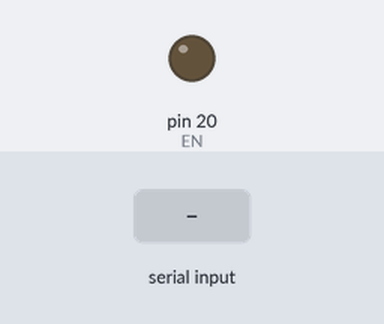
Bench run of a sketch on a simulated Arduino Mega 2560, built with avr-gcc and run on an emulated ATmega2560. Parts: output pins drawn as LEDs (lit = HIGH). Inputs (shaded band) come from the test bench. What the sketch prints to the serial monitor is not drawn.

Above: at 1.2 s.
1.3 s: byte 161 (0xA1) received over Serial
At 2.0 s:
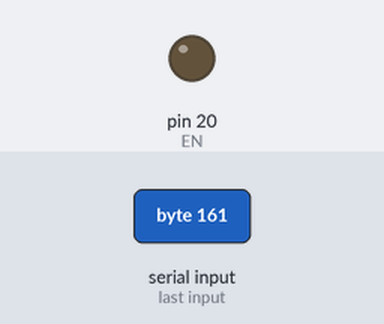
2.8 s: byte 177 (0xB1) received over Serial
At 3.2 s:
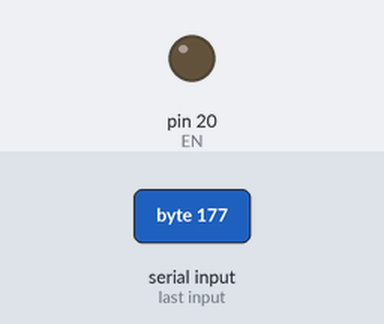
Timing chart, 0 to 5.8 s (numbered marks = the images above; inputs shaded):
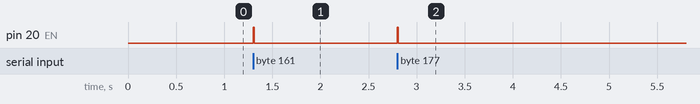

Measured:
- after the input at 1.3 s, pin 20 (EN): LOW → HIGH at once, → LOW 0.01 s later
- after the input at 2.8 s, pin 20 (EN): LOW → HIGH at once, → LOW 0.01 s later

The sketch:

lab_6_master.ino
```cpp
#define RX 19
#define TX 18
#define EN 20

const byte SLAVE1ADRESS = 0x9B;
const byte SLAVE2ADRESS = 0xA5;
byte CRC8LookUpTable[256];

byte getReversedByte(byte byteToReverse) {
   byte reversedByte = 0;
  for (int i = 0; i < 8; i++) {
    bitWrite(reversedByte, i, bitRead(byteToReverse, 7 - i));
  }
  return reversedByte;
}

void generateCRC8LookUpTable(byte crc8table[]) {
  const byte polynomial = 0x70;
  for (int divident = 0; divident < 256; divident++) {
    byte currByte = (byte) divident;
    for (byte bit = 0; bit < 8; bit++) {
      if ((currByte & 0x80) != 0) {
        currByte <<= 1;
        currByte ^= polynomial;
      } else {
        currByte <<= 1;
      }
    }
    crc8table[divident] = currByte;
  }
}

byte calculateCRC(byte bytes[], unsigned char bytesSize) {
  byte crc = 0x00;
  for (unsigned char i = 0; i < bytesSize; i++) {
    byte data = (byte)(bytes[i] ^ crc);
    crc = (byte)(CRC8LookUpTable[data]);
  }
  crc ^= 0x55;
  return crc;
}

bool isMessageDistorted(byte message[50]) {
  unsigned char messageCounter = 0;
  while (messageCounter < 50 && message[messageCounter] != 0) {
    if ((messageCounter + 1) % 5 == 0) {
      byte data[4] = {
        message[messageCounter - 4],
        message[messageCounter - 3],
        message[messageCounter - 2],
        message[messageCounter - 1]
      };
      if (message[messageCounter] != calculateCRC(data, 4)) {
        return true;
      }
    }
    messageCounter++;
  }

  return false;
}

void prepareMessageToUI(byte message[50], byte data[50]) {
  unsigned int messageCounter = 0;
  for (unsigned char i = 0; i < 50; i++) {
    if ((i + 1) % 5 != 0) {
      message[messageCounter] = data[i];
      messageCounter++;
    }
  }

}
void sendMessageRequest(byte recevierId) {
  digitalWrite(EN, HIGH);
  Serial1.write(recevierId);
  delay(10);
  digitalWrite(EN, LOW);
}

void setup() {
  generateCRC8LookUpTable(CRC8LookUpTable);
  Serial.begin(9600);
  Serial1.begin(14400);
  pinMode(EN, OUTPUT);
  delay(10);
}

void loop() {
  if (Serial.available()) {
    int serialRequestInfo = Serial.read();
    if (serialRequestInfo == 0xA1) {
      sendMessageRequest(SLAVE1ADRESS);
      byte receivedMessage[50];
      Serial1.readBytes(receivedMessage, 50);
      bool isDistorted = isMessageDistorted(receivedMessage);
      byte messageToUI[50];
      prepareMessageToUI(messageToUI, receivedMessage);
      Serial.write(0xA1);
      Serial.write(messageToUI, 50);
      if (isDistorted) {
        Serial.write(0x01);
      } else {
        Serial.write(0x00);
      }
    }

    if (serialRequestInfo == 0xB1) {
      sendMessageRequest(SLAVE2ADRESS);
      byte receivedMessage[50];
      Serial1.readBytes(receivedMessage, 50);
      bool isDistorted = isMessageDistorted(receivedMessage);
      byte messageToUI[50];
      prepareMessageToUI(messageToUI, receivedMessage);
      Serial.write(0xB1);
      Serial.write(messageToUI, 50);

      if (isDistorted) {
        Serial.write(0x01);
      } else {
        Serial.write(0x00);
      }
    }
  }


}
```
